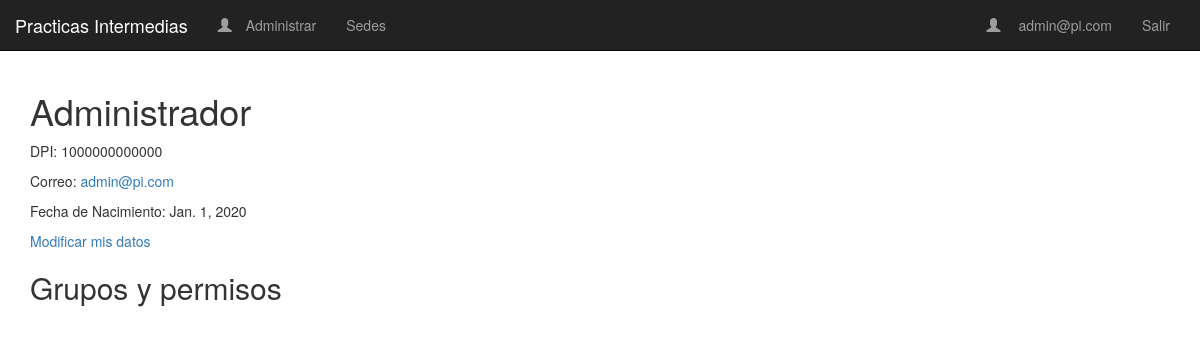
/ (signed in), run on the app's committed database.
### sedes/models.py (models this page shows, shortened)
class Usuario(AbstractBaseUser, PermissionsMixin):
    dpi = models.BigIntegerField(
        unique=True,
        validators=[
            MaxValueValidator(9999999999999),
            MinValueValidator(100000000000)
        ]
    )
    nombre = models.CharField(max_length=300)
    fecha_nacimiento = models.DateField('Fecha Nacimiento')
    email = models.EmailField(_('Correo Electronico'), primary_key=True)
    is_admin = models.BooleanField(default=False)
    is_staff = models.BooleanField(default=False)
    is_active = models.BooleanField(default=True)
    date_joined = models.DateTimeField(default=timezone.now)
    USERNAME_FIELD = 'email'
    REQUIRED_FIELDS = ['dpi', 'fecha_nacimiento']
    objects = CustomUserManager()
    class Meta:
        permissions = (("registrar_cliente", "Para registrar clientes de una sede"),
                   ("registrar_venta", "Para registrar ventas de productos"),
                   ("visualizar_reporte", "Para visualizar reportes de ventas"),
                   ("actualizar_inventario", "Para modificar la cantidad de productos del inventario"),
                   ("solicitar_transferencia", "Para solicitar una transferencia de productos"),
                   ("ordenes_transferencia_externa", "Para revisar ordenes de transferencias entre sedes"),
                   ("ordenes_transferencia_interna", "Para revisar ordenes de transferencias entre bodegas"),
                   ("ordenes_venta", "Para modificar el estado de entregado de una orden de venta"),
                   ("ordenes_transferencia", "Para modificar el estado de entregado de una orden de transferencia"))

### sedes/views.py (the view)
# urls.py: path('', views.UsuarioDetail.as_view(template_name= 'usuarios/usuario_detail.html'), name= 'profile'),
class UsuarioDetail(LoginRequiredMixin, DetailView):
    model = Usuario
    def get_object(self, queryset=None):
        dpi = self.kwargs.get('pk')
        if dpi:
            return get_object_or_404(Usuario, dpi=dpi)
        return self.request.user

### sedes/templatetags/group_checker.py (called while the page is built)
@register.filter(name='has_group')
def has_group(user, group_name):
    group = Group.objects.get(name=group_name)
    return True if group in user.groups.all() else False

### sedes/templates/usuarios/usuario_detail.html (shortened to what this page needs)
{% extends '../base.html' %}
{% block body_block %}
<h1>{{ object.nombre }}</h1>
<p>DPI: {{object.dpi}}</p>
<p>Correo: <a href='mailto://{{object.email}}'>{{ object.email }}</a></p>
<p>Fecha de Nacimiento: {{object.fecha_nacimiento}}</p>
<a href='{% url "modificar_usuario" %}'>Modificar mis datos</a>
<h2>Grupos y permisos</h2>
{% endblock %}

### sedes/templates/base.html (shortened to what this page needs)
{% load group_checker %}
<!DOCTYPE html>
<html>
<head>
    <link rel="stylesheet" href="https://maxcdn.bootstrapcdn.com/bootstrap/3.3.7/css/bootstrap.min.css"
>
</head>
<body>
    <nav class="navbar navbar-inverse navbar-static-top">
        <div class="navbar-header">
            <a class="navbar-brand" href="#">Practicas Intermedias</a>
        </div>
        <div class="container">
            <ul class="nav navbar-nav">
                {% if user.is_authenticated %}
                {% if user.is_staff %}
                <li><a class="navbar-link" href="{% url 'admin:index' %}"><span
                            class="glyphicon glyphicon-user">&nbsp;</span>Administrar</a></li>
                {% endif %}
                <li ><a class='navbar-link' href="{% url 'lista_sedes' %}">Sedes</a></li>
                {% endif %}
            </ul>
            <ul class="nav navbar-nav navbar-right">
                {% if user.is_authenticated %}
                <li><a class="navbar-link" href="/"><span class="glyphicon glyphicon-user">&nbsp;</span>
                        {{ user.email }}</a></li>
                <li ><a class='navbar-link' href="{% url 'logout' %}">Salir</a></li>
                {% else %}
                <li><a class='navbar-link' href="{% url 'crear_usuario' %}">Registrarse</a></li>
                <li><a class='navbar-link' href="{% url 'login' %}">Iniciar Sesión</a></li>
                {% endif %}
            </ul>
        </div>
    </nav>
    <div class="container">
        {% block body_block %}
        {% endblock %}
    </div>
</body>
</html>

### data on the page
Usuario: email "admin@pi.com", nombre "Administrador", dpi "1000000000000", fecha_nacimiento "Jan. 1, 2020"
